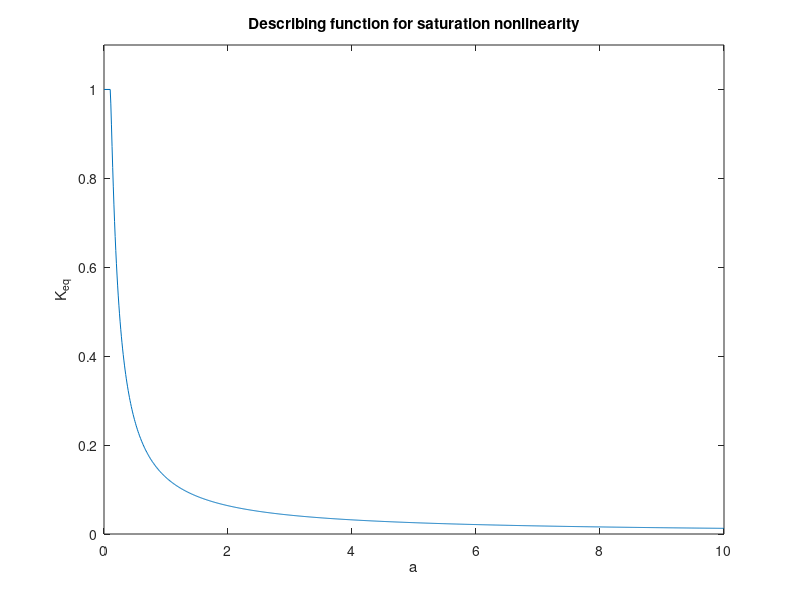

This chart was generated by the following MATLAB code: (Note: this script raises an error after producing the figure.)
% Fig. 9.33   Feedback Control of Dynamic Systems, 6e 
%             Franklin, Powell, Emami
%

clear all;
close all;
%saturation nonlinearity (Figure 9.33)

N=0.1;
k= 1;
n=10
j=1;
for i=0.1:0.01:n
    Keq(j) = (2/pi)*(k*asin(N/(k*i))+(N/i)*sqrt(1-(N/(k*i))^2));
    j=j+1;
end;
plot([0,0.1:0.01:n],[1 Keq]);
axis([0 10 0 1.1]) 
title('Describing function for saturation nonlinearity')
xlabel('a')
ylabel('K_{eq}');
nicegrid;
hold off
